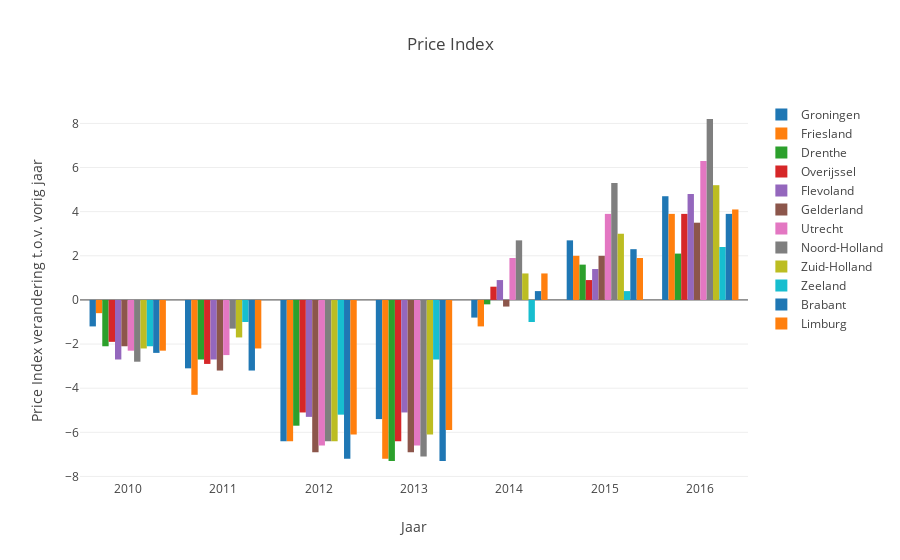

The cell this chart's notebook holds for it:
### Markdown cell above
Allereerst onderzoeken we de verandering in price index per provincie per jaar.
Hierin is te zien dat in iedere provincie de price index tot en met 2013 daalt. Zeeland is hierbij de meest constante en verandert door de gehele periode zowel positief als negatief weinig ten opzichte van andere provincies. Wanneer in 2014 de huizenprijzen in de meeste provincies weer gaan stijgen is Noord-Holland in deze periode een uitschieter.

### Code cell
# Visualisatie 1: Bar Chart procentuele verandering van de price index per per provincie per jaar

traceGR = go.Bar(
    x = df_clean_years[df_clean_years['region'] == 'Groningen (PV)']['period'],
    y = df_clean_years[df_clean_years['region'] == 'Groningen (PV)']['change%_price_year'],
    name = 'Groningen'
)

traceFr = go.Bar(
    x = df_clean_years[df_clean_years['region'] == 'Friesland (PV)']['period'],
    y = df_clean_years[df_clean_years['region'] == 'Friesland (PV)']['change%_price_year'],
    name = 'Friesland'
)

traceDre = go.Bar(
    x = df_clean_years[df_clean_years['region'] == 'Drenthe (PV)']['period'],
    y = df_clean_years[df_clean_years['region'] == 'Drenthe (PV)']['change%_price_year'],
    name = 'Drenthe'
)

traceOver = go.Bar(
    x = df_clean_years[df_clean_years['region'] == 'Overijssel (PV)']['period'],
    y = df_clean_years[df_clean_years['region'] == 'Overijssel (PV)']['change%_price_year'],
    name = 'Overijssel'
)

traceFL = go.Bar(
    x = df_clean_years[df_clean_years['region'] == 'Flevoland (PV)']['period'],
    y = df_clean_years[df_clean_years['region'] == 'Flevoland (PV)']['change%_price_year'],
    name = 'Flevoland'
)

traceGL = go.Bar(
    x = df_clean_years[df_clean_years['region'] == 'Gelderland (PV)']['period'],
    y = df_clean_years[df_clean_years['region'] == 'Gelderland (PV)']['change%_price_year'],
    name = 'Gelderland'
)

traceUtr = go.Bar(
    x = df_clean_years[df_clean_years['region'] == 'Utrecht (PV)']['period'],
    y = df_clean_years[df_clean_years['region'] == 'Utrecht (PV)']['change%_price_year'],
    name = 'Utrecht'
)

traceNH = go.Bar(
    x = df_clean_years[df_clean_years['region'] == 'Noord-Holland (PV)']['period'],
    y = df_clean_years[df_clean_years['region'] == 'Noord-Holland (PV)']['change%_price_year'],
    name = 'Noord-Holland'
)

traceZH = go.Bar(
    x = df_clean_years[df_clean_years['region'] == 'Zuid-Holland (PV)']['period'],
    y = df_clean_years[df_clean_years['region'] == 'Zuid-Holland (PV)']['change%_price_year'],
    name = 'Zuid-Holland'
)

traceZL = go.Bar(
    x = df_clean_years[df_clean_years['region'] == 'Zeeland (PV)']['period'],
    y = df_clean_years[df_clean_years['region'] == 'Zeeland (PV)']['change%_price_year'],
    name = 'Zeeland'
)

traceBR = go.Bar(
    x = df_clean_years[df_clean_years['region'] == 'Noord-Brabant (PV)']['period'],
    y = df_clean_years[df_clean_years['region'] == 'Noord-Brabant (PV)']['change%_price_year'],
    name = 'Brabant'
)

traceLim = go.Bar(
    x = df_clean_years[df_clean_years['region'] == 'Limburg (PV)']['period'],
    y = df_clean_years[df_clean_years['region'] == 'Limburg (PV)']['change%_price_year'],
    name = 'Limburg'
)

layout = dict(
    showlegend=True,
    title=go.layout.Title(
        text='Price Index',
    ),
    barmode='group',
    xaxis=go.layout.XAxis(
        type='category', # het type van de X as is categorisch
        title=go.layout.xaxis.Title(
            text='Jaar',
        ),
    ),
    yaxis = go.layout.YAxis(
        title=go.layout.yaxis.Title(
            text='Price Index verandering t.o.v. vorig jaar',
        ),
    )
)

data=[traceGR, traceFr, traceDre, traceOver, traceFL, traceGL, traceUtr, traceNH, traceZH, traceZL, traceBR, traceLim]
fig0 = go.Figure(data=data, layout=layout)
iplot(fig0)

### Figure 1 — Plotly figure (JSON) as saved in the notebook; plotly's stock layout.template omitted (floating-point values rounded to 4 significant figures)
{"data": [{"name": "Groningen", "type": "bar", "uid": "c261b91b-2404-49be-a3e8-736bc8f57058", "x": ["2010", "2011", "2012", "2013", "2014", "2015", "2016"], "y": [-1.2, -3.1, -6.4, -5.4, -0.8, 2.7, 4.7]}, {"name": "Friesland", "type": "bar", "uid": "6b146fbe-d2dc-434f-b5ee-fe2381171417", "x": ["2010", "2011", "2012", "2013", "2014", "2015", "2016"], "y": [-0.6, -4.3, -6.4, -7.2, -1.2, 2, 3.9]}, {"name": "Drenthe", "type": "bar", "uid": "90359dc4-e4eb-43ea-83ba-57611cbae8ae", "x": ["2010", "2011", "2012", "2013", "2014", "2015", "2016"], "y": [-2.1, -2.7, -5.7, -7.3, -0.2, 1.6, 2.1]}, {"name": "Overijssel", "type": "bar", "uid": "a5df1e06-329c-405d-bc05-2ac931d2d723", "x": ["2010", "2011", "2012", "2013", "2014", "2015", "2016"], "y": [-1.9, -2.9, -5.1, -6.4, 0.6, 0.9, 3.9]}, {"name": "Flevoland", "type": "bar", "uid": "d922481c-add7-43bf-8583-d3774ee0ad35", "x": ["2010", "2011", "2012", "2013", "2014", "2015", "2016"], "y": [-2.7, -2.7, -5.3, -5.1, 0.9, 1.4, 4.8]}, {"name": "Gelderland", "type": "bar", "uid": "4b7f6e8e-8ca2-47a3-94fb-415ca59a6eec", "x": ["2010", "2011", "2012", "2013", "2014", "2015", "2016"], "y": [-2.1, -3.2, -6.9, -6.9, -0.3, 2, 3.5]}, {"name": "Utrecht", "type": "bar", "uid": "323af6a0-81a8-46f9-9cd0-3640bcbbb80d", "x": ["2010", "2011", "2012", "2013", "2014", "2015", "2016"], "y": [-2.3, -2.5, -6.6, -6.6, 1.9, 3.9, 6.3]}, {"name": "Noord-Holland", "type": "bar", "uid": "24d418d7-8b03-4231-a59a-ae260044d784", "x": ["2010", "2011", "2012", "2013", "2014", "2015", "2016"], "y": [-2.8, -1.3, -6.4, -7.1, 2.7, 5.3, 8.2]}, {"name": "Zuid-Holland", "type": "bar", "uid": "526c4bd2-470a-4b80-8e98-8b1c24e8c63d", "x": ["2010", "2011", "2012", "2013", "2014", "2015", "2016"], "y": [-2.2, -1.7, -6.4, -6.1, 1.2, 3, 5.2]}, {"name": "Zeeland", "type": "bar", "uid": "916b547b-9129-457f-9928-4507b2715f61", "x": ["2010", "2011", "2012", "2013", "2014", "2015", "2016"], "y": [-2.1, -1, -5.2, -2.7, -1, 0.4, 2.4]}, {"name": "Brabant", "type": "bar", "uid": "764e1a39-f48d-4570-b5dd-998efceea611", "x": ["2010", "2011", "2012", "2013", "2014", "2015", "2016"], "y": [-2.4, -3.2, -7.2, -7.3, 0.4, 2.3, 3.9]}, {"name": "Limburg", "type": "bar", "uid": "433baa48-4d30-4dbe-ad8d-622893f4ae5b", "x": ["2010", "2011", "2012", "2013", "2014", "2015", "2016"], "y": [-2.3, -2.2, -6.1, -5.9, 1.2, 1.9, 4.1]}], "layout": {"barmode": "group", "showlegend": true, "title": {"text": "Price Index"}, "xaxis": {"title": {"text": "Jaar"}, "type": "category"}, "yaxis": {"title": {"text": "Price Index verandering t.o.v. vorig jaar"}}}}
